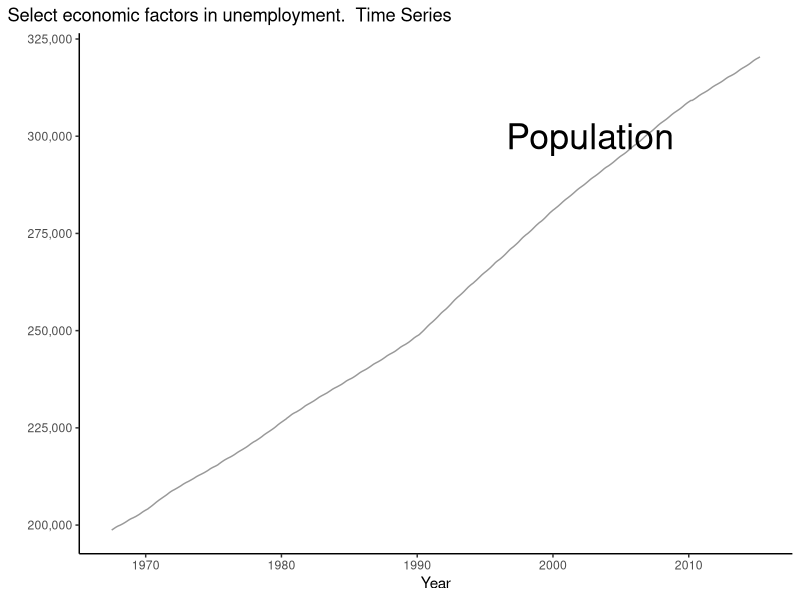
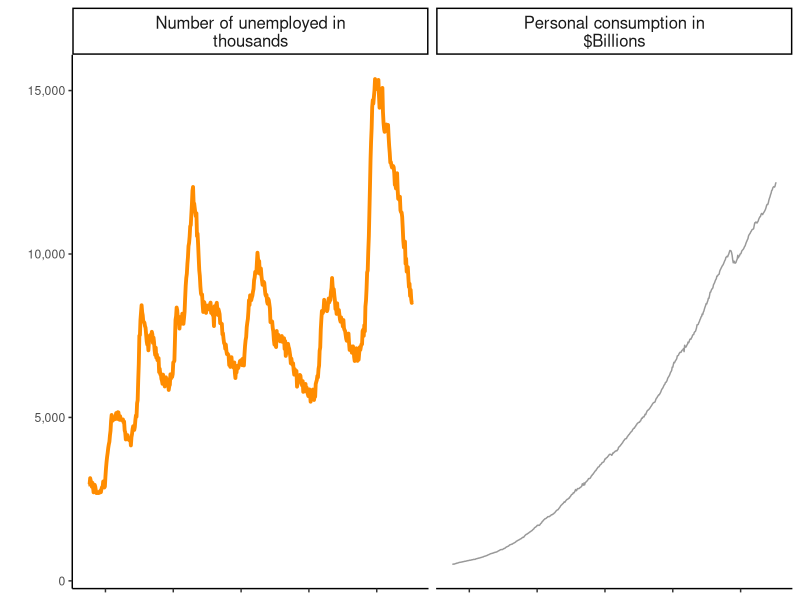
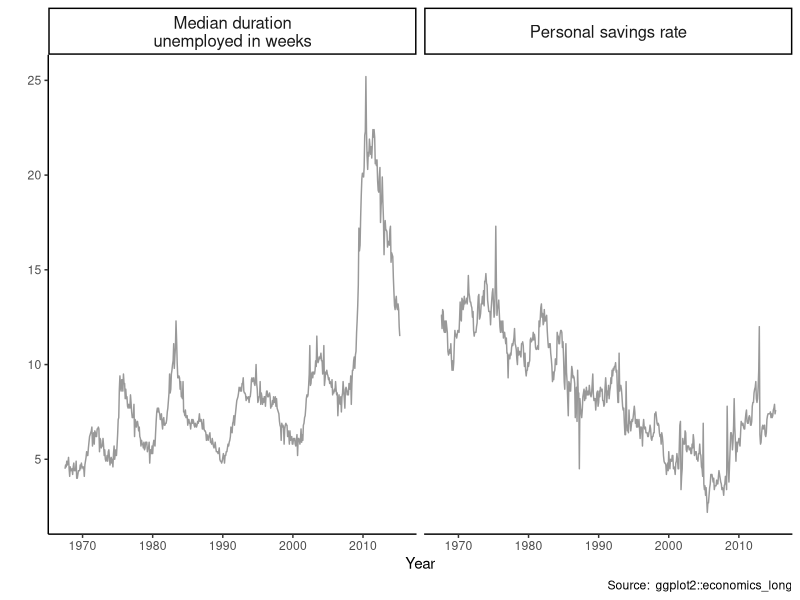
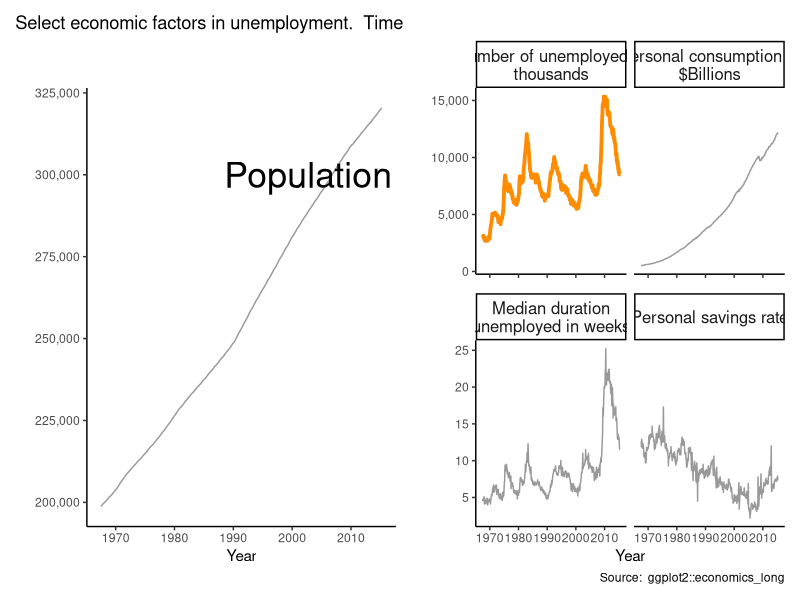

Here is the R script that generated these plots, in order:
## ---- chunk 1
library(tidyverse)
library(patchwork)
## ---- chunk 2
economics_long <- economics_long %>% 
  mutate(var_labels = case_when(
    variable == "pce" ~ "Personal consumption in $Billions",
    variable == "pop" ~ "Population",
    variable == "unemploy" ~ "Number of unemployed in thousands",
    variable == "uempmed" ~ "Median duration unemployed in weeks",
    variable == "psavert" ~ "Personal savings rate"
  ))
## ---- chunk 3
plot_pop <- economics_long %>% 
  filter(variable == "pop") %>% 
  ggplot() +
  geom_line(aes(date, value, color = variable), color = "grey60") +
  scale_y_continuous(labels = scales::comma) +
  annotate("text", x = as.Date("2002-10-01"), y = 300000, label = "Population", size = 9) +
  labs(title = "Select economic factors in unemployment.  Time Series",
       x = "Year", y= "") +
  theme_classic() +
  theme(plot.title.position = "plot")
plot_pop
## ---- chunk 4
plot_facet_1 <- economics_long %>% 
  filter(variable == "pce" | variable == "unemploy") %>% 
  ggplot() +
  geom_line(aes(date, value), color = "grey60") +
  geom_line(data = . %>% filter(variable == "unemploy"), 
            aes(date, value), size = 1.3, color = "dark orange") +
  scale_y_continuous(labels = scales::comma) +
  facet_wrap(~ var_labels, labeller = labeller(var_labels = label_wrap_gen(25))) +
  labs(x = "", y= "") +
  theme_classic() +
  theme(axis.title.x=element_blank(),
        axis.text.x=element_blank(),
        strip.text.x = element_text(size = 12))
plot_facet_1
## ---- chunk 5
plot_facet_2 <- economics_long %>% 
  filter(variable == "psavert" | variable == "uempmed") %>% 
  ggplot() +
  geom_line(aes(date, value), color = "grey60") +
  scale_y_continuous(labels = scales::comma) +
  facet_wrap(~ var_labels, labeller = labeller(var_labels = label_wrap_gen(25))) +
  labs(x = "Year", y= "",
       caption = "Source:  ggplot2::economics_long") +
  theme_classic()  +
  theme(strip.text.x = element_text(size = 12))
plot_facet_2
## ---- chunk 6
plot_pop | (plot_facet_1 / plot_facet_2)
